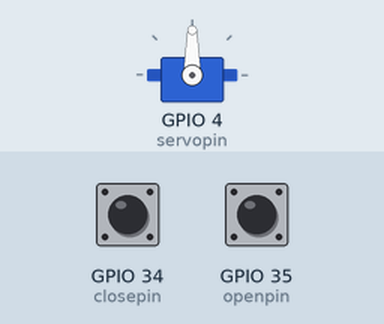
A sketch run on a simulated ESP32. On the bench: servo. Inputs (shaded band) come from the test bench; at power-on: GPIO 35 (openpin) HIGH, GPIO 34 (closepin) HIGH.

Above: at 1.2 s.
1.3 s: GPIO 35 (openpin) driven LOW
At 2.5 s:
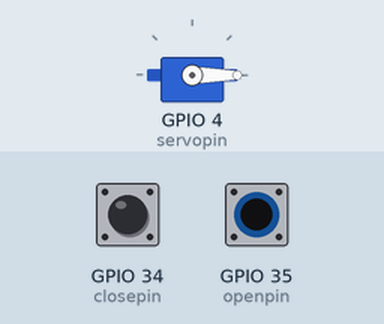
2.8 s: GPIO 34 (closepin) driven LOW
At 4.0 s:
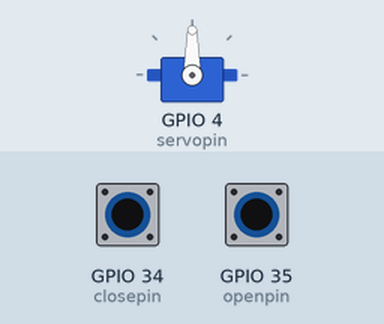
5.8 s: GPIO 34 (closepin) driven HIGH
At 6.3 s:
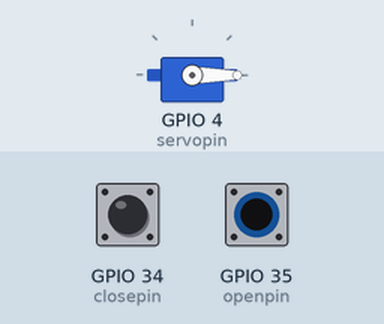
Timing chart, 0 to 8.8 s (numbered marks = the images above; inputs shaded):
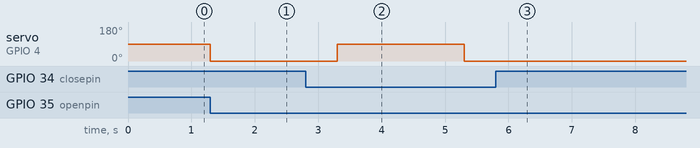

The sketch:

sketch.ino
```cpp
#include <ESP32Servo.h>
const int servopin=4;
const int openpin=35;
const int closepin=34;
Servo servo;
void setup()
{
  servo.attach(servopin);
  pinMode(34, INPUT);
  pinMode(35, INPUT);
}
void loop()
{
  int a=digitalRead(closepin);
  int b=digitalRead(openpin);
  if (a==LOW)
  {
    servo.write(90);
    delay(2000);
  }

  if (b==LOW)
  {
    servo.write(0);
    delay(2000);
  }
}
```

Measured:
- after the input at 1.3 s, servo on GPIO 4 (servopin): 90° → 0° at once
- after the input at 2.8 s, servo on GPIO 4 (servopin): 0° → 90° after 0.50 s, → 0° 2.0 s later
- after the input at 5.8 s, servo on GPIO 4 (servopin): stays 0° (without the input it goes to 90° after 1.5 s)
